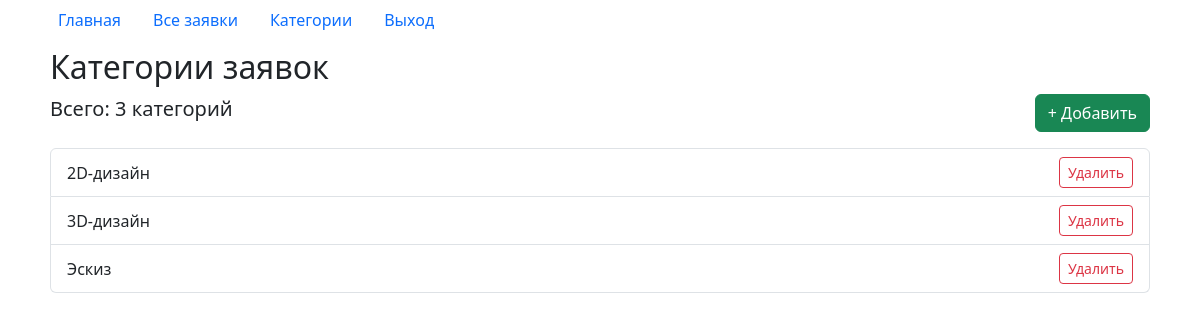
Before: /design_requests/admin/categories/ (signed in) with the older database file.
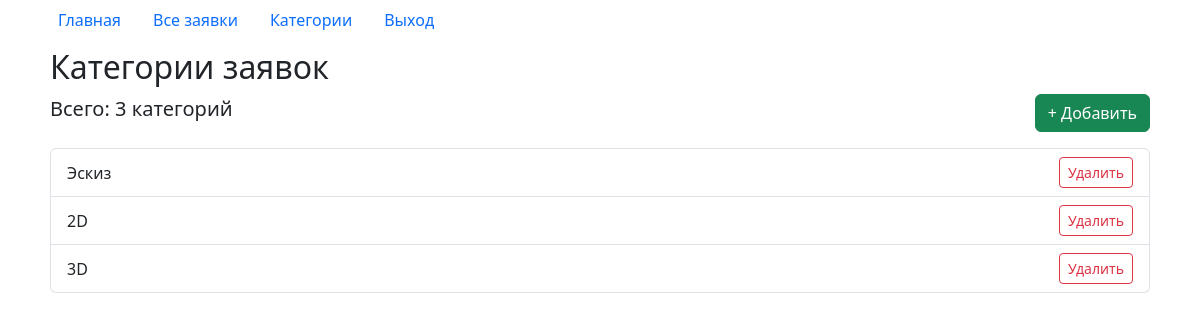
After: the same page with the newer database file.
### design_requests/models.py (models this page shows, shortened)
class Category(models.Model):
    name = models.CharField(max_length=100, help_text='Название категории')
    class Meta:
        verbose_name_plural = "Категории"
        permissions = (('can_manage_categories', 'Пользователь может управлять категориями'),)
        constraints = [
            UniqueConstraint (
                Lower("name"),
                name="category_name_lower_uniq",
                violation_error_message="Такая категория уже есть"
            )
        ]

### design_requests/views.py (the view)
# urls.py: path('admin/categories/', views.CategoryListView.as_view(), name='categories'),
@method_decorator(permission_required('design_requests.can_manage_categories', raise_exception=True), name='dispatch')
class CategoryListView(ListView):
    model = Category
    template_name = 'design_requests/category_list.html'
    context_object_name = 'categories'

### design_requests/templates/design_requests/category_list.html (shortened to what this page needs)
{% extends 'layouts/main.html' %}
{% load bootstrap5 %}
{% block content %}
<h2>Категории заявок</h2>
<div class="d-flex justify-content-between align-items-center mb-3">
  <h5>Всего: {{ categories|length }} категорий</h5>
  <a href="{% url 'category_create' %}" class="btn btn-success">+ Добавить</a>
</div>
{% if categories %}
  <div class="list-group">
    {% for cat in categories %}
      <div class="list-group-item d-flex justify-content-between align-items-center">
        {{ cat.name }}
        <form method="post" action="{% url 'category_delete' cat.pk %}" class="d-inline">
          <button type="submit" class="btn btn-sm btn-outline-danger">Удалить</button>
        </form>
      </div>
    {% endfor %}
  </div>
{% else %}
  <p>Категорий пока нет.</p>
{% endif %}
{% endblock %}

### design_requests/templates/layouts/main.html (shortened to what this page needs)
<!DOCTYPE html>
<html lang="en">
<head>
    {% load bootstrap5 %}
    {% bootstrap_css %}
</head>
<body>
    <div class="container">
        <ul class="nav">
          <li class="nav-item">
            <a class="nav-link active" aria-current="page" href="{% url "index" %}">Главная</a>
          </li>
          {% if user.is_authenticated %}
              {% if perms.design_requests.can_manage_requests and perms.design_requests.can_manage_categories %}
                <li class="nav-item">
                  <a class="nav-link" href="{% url 'all_design_requests' %}">Все заявки</a>
                </li>
                <li class="nav-item">
                  <a class="nav-link" href="{% url 'categories' %}">Категории</a>
                </li>
              {% endif %}
              <li class="nav-item">
                <a class="nav-link" href="{% url 'logout' %}">Выход</a>
              </li>
          {% endif %}
        </ul>
        <main class="m-2">
            {% block content %}{% endblock %}
        </main>
    </div>
</body>
</html>

Changed rows visible on the page:
removed Category: name "2D-дизайн"
removed Category: name "3D-дизайн"
added Category: name "2D"
added Category: name "3D"
